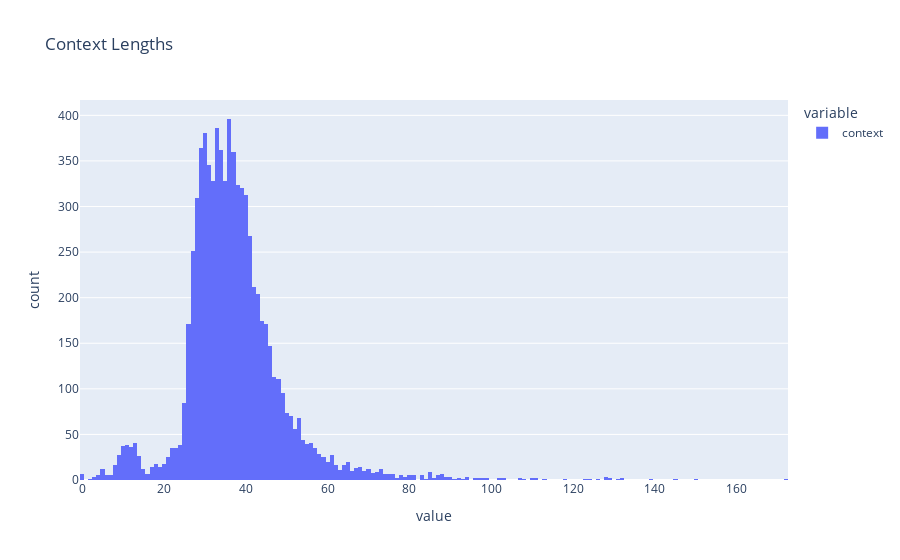

Notebook source saved alongside this figure:
### Markdown cell above
Check out the distribution of the lengths of context. The bump on the left are the #Ref to synonyms

### Code cell
px.histogram(dataset.context.str.len(), title="Context Lengths")

### Figure 1 — Plotly figure (JSON) as saved in the notebook; plotly's stock layout.template omitted (floating-point values rounded to 4 significant figures; data arrays with more than 128 entries replaced by an {"elided": "..."} marker saying what was removed)
{"data": [{"bingroup": "x", "hovertemplate": "variable=context<br>value=%{x}<br>count=%{y}<extra></extra>", "legendgroup": "context", "marker": {"color": "#636efa", "pattern": {"shape": ""}}, "name": "context", "orientation": "v", "showlegend": true, "type": "histogram", "x": {"elided": "7798 int values"}, "xaxis": "x", "yaxis": "y"}], "layout": {"barmode": "relative", "legend": {"title": {"text": "variable"}, "tracegroupgap": 0}, "title": {"text": "Context Lengths"}, "xaxis": {"anchor": "y", "domain": [0, 1], "title": {"text": "value"}}, "yaxis": {"anchor": "x", "domain": [0, 1], "title": {"text": "count"}}}}
